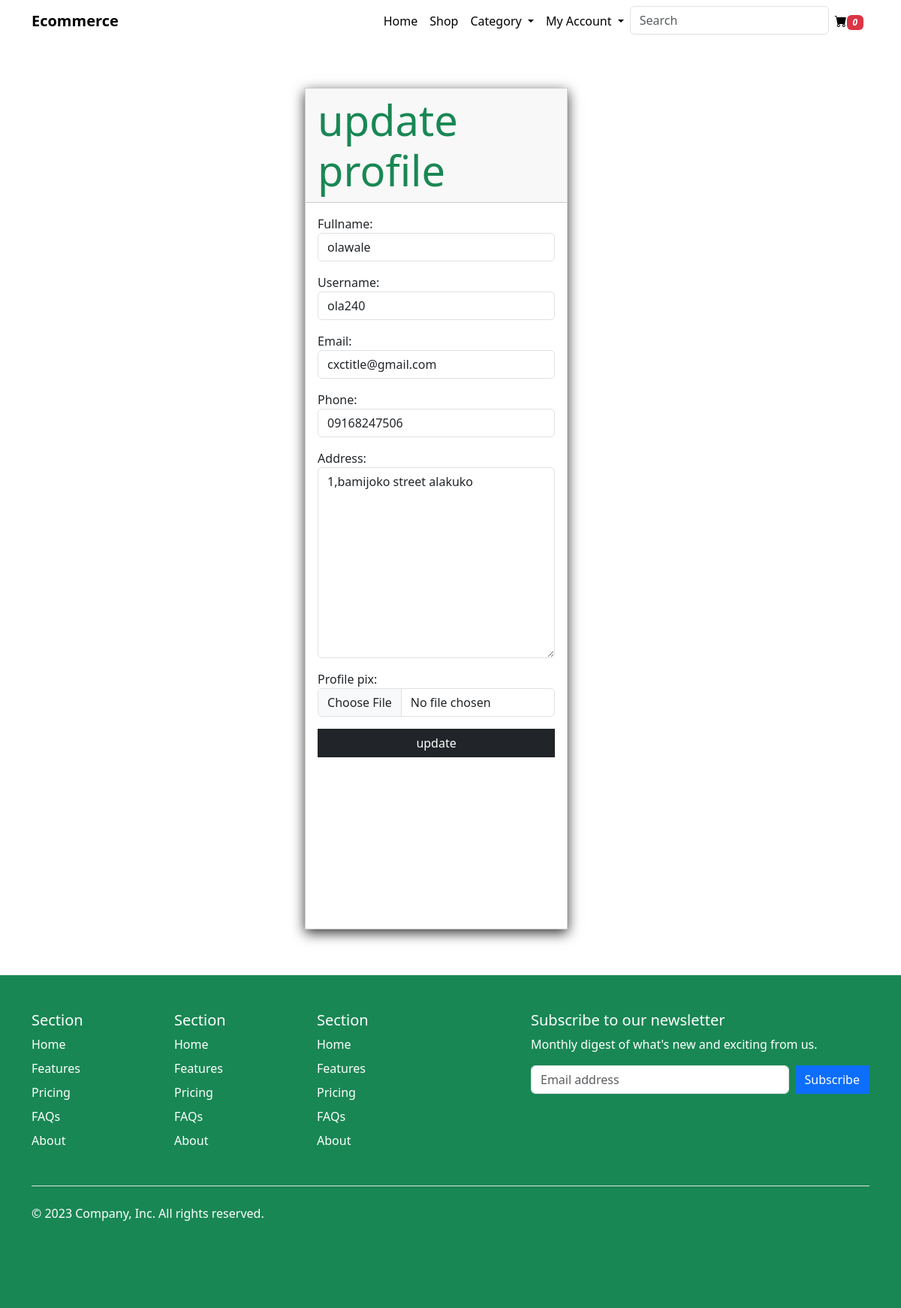
Page /user/update (signed in) on the committed database.
### users/models.py (models this page shows, shortened)
class Profile(models.Model):
  user = models.OneToOneField(User,on_delete=models.CASCADE)
  fullname = models.CharField(max_length=225)
  username = models.CharField(max_length=225)
  email = models.EmailField(max_length=254, unique=True)
  phone = models.CharField(max_length=14)
  address = models.CharField(max_length=243)
  profile_pix = models.ImageField(upload_to='profile_pix',default='img/userav.png')

### users/views.py (the view)
# urls.py: path('update',views.update_profile,name='update'),
@login_required(login_url=('login'))
def update_profile(request):
   user = request.user.profile
   form = UpdateProfile(instance=user)
   if request.method == 'POST':
      forms = UpdateProfile(request.POST,request.FILES,instance=user)
      if forms.is_valid():
         forms.save()
         return redirect('dashboard')
   context = {
      'form':form
   }
   return render(request, 'users/update.html',context)

### users/forms.py
class UpdateProfile(forms.ModelForm):
    username = forms.CharField(widget=forms.TextInput(attrs={'class':'form-control'}))
    email = forms.CharField(widget=forms.TextInput(attrs={'class':'form-control'}))
    class Meta:
      model = Profile
      fields = ['fullname','username','email','phone','address','profile_pix']
      widgets = {
         'fullname':forms.TextInput(attrs={'class':'form-control'}),
         'phone':forms.TextInput(attrs={'class':'form-control'}),
         'address':forms.Textarea(attrs={'class':'form-control'}),
         'profile_pix':forms.FileInput(attrs={'class':'form-control'}),
      }

### stores/context_processors.py (called while the page is built)
def categorys(request):
    cats = Category.objects.filter()
    return{
        'catloops':cats
    }

def allcart(request):
    if request.session.get('cart_id',None):
        cart = CartItem.objects.filter()
        total = cart.count()
    elif request.user:
        cart = CartItem.objects.filter()
        total = cart.count()
    return {
        'carts':total
    }

### templates/users/update.html (shortened to what this page needs)
{% extends "base.html" %}
{% block content %}
<section id="update" class="py-3">
  <div class="container">
    <div class="row">
      <div class="col-md-5 mx-auto">
        <div class="card">
          <div class="card-header display-4 text-success">update profile</div>
          <div class="card-body">
            <form action="{% url 'update' %}" method="post" enctype="multipart/form-data">
              {{form.as_p}}
              <div class="d-grid">
                <button type="submit" class="btn btn-dark">update</button>
              </div>
            </form>
          </div>
        </div>
      </div>
    </div>
  </div>
</section>
{% endblock content %}

### templates/base.html (style rules this page uses)
.btn { border-radius: 0 !important; }
.card { border-radius: 0 !important; }
#update .card { width: 350px; margin: 10% 7%; box-shadow: 0 .3rem 1rem rgba(0, 0, 0, .8); border-radius: 20px; height: 140vh; }

### rows in the picture
Profile: fullname "olawale", username "ola240", email "cxctitle@gmail.com", phone "09168247506", address "1,bamijoko street alakuko"

### other values in the picture
{{ carts }} "0"
